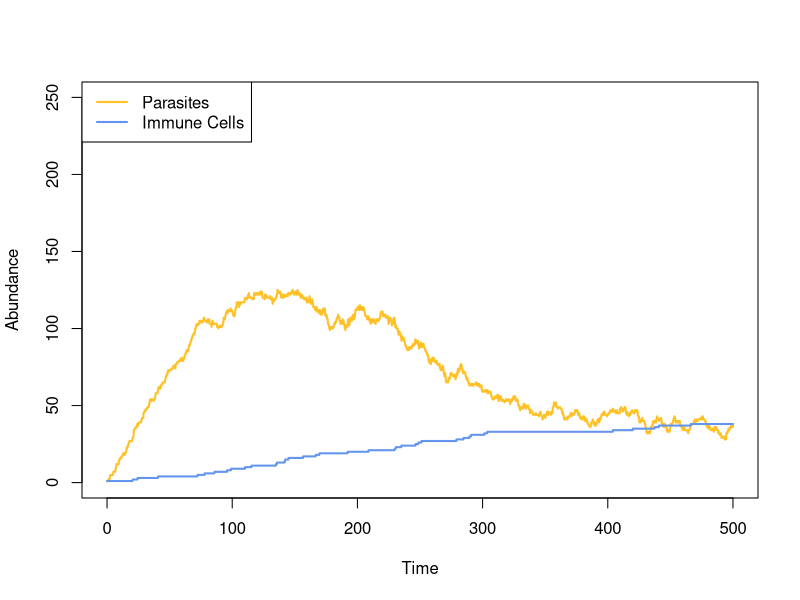

This figure's R source: (Note: a time limit stopped this script after it produced the figure.)
## ---- chunk 1
DiscreteModel <- function(P_Last, I_Last){
  ts = 0.1 # Step size
  
  r = 1.5; k = 0.001; p = 1; o = 1000 # Parameter values
  
  # Stochastic birth and death processes
  P_B = rpois(1, r*ts) 
  P_D = rbinom(1, P_Last, k*I_Last*ts) 
  I_B = rpois(1, p*(P_Last/(P_Last + o))*ts) 
  
  P_Next = P_Last + P_B - P_D # Calculating next abundance
  I_Next = I_Last + I_B
  
  P_Last <- P_Next
  I_Last <- I_Next
  
  return(c(P_Last, I_Last))
}

P_Last <- 1; I_Last <- 1 # Initial abundances
ts = 0.1; TT <- 500/ts  
df <- data.frame("1", "1") 
colnames(df) <- c("P", "I") 
# Loop to run the simulation
for (i in 1:(TT)){
  Output = DiscreteModel(P_Last, I_Last)
  P_Last = Output[1]
  I_Last = Output[2]
  Addition <- c(P_Last, I_Last)
  df <- rbind(df, Addition)
}
# Data wrangling to plot
time <- seq(0, TT/10, ts)
df <- data.frame(cbind(time, df))
# Plotting
plot(df$time, df$P, type = "l", col = "goldenrod1", lwd = 2, ylim=c(0,250), xlab="Time", ylab="Abundance")
lines(df$time, df$I, col = "cornflowerblue", lwd = 2)
legend("topleft", legend=c("Parasites", "Immune Cells"),
       col=c("goldenrod1", "cornflowerblue"), lty = 1, lwd = 2)
## ---- chunk 2
# install.packages("scales") # Installing
library(scales) # Loading
SimNum <- seq(1,100,1)
TT <- 500/ts
DisStoch <- data.frame(time=seq(0, TT/10, ts))
for (i in 1:length(SimNum)){
  df <- data.frame()
  P_Last <- 1; I_Last <- 1
  for (j in 1:TT){
    Output = DiscreteModel(P_Last, I_Last)
    P_Last = Output[1]
    I_Last = Output[2]
    Addition <- c(P_Last, I_Last)
    df <- rbind(df, Addition)
    colnames(df) <- c(paste0("P_", SimNum[i]),
                      paste0("I_", SimNum[i]))
  }
  inits <- data.frame("1", "1")
  colnames(inits) <- c(paste0("P_", SimNum[i]),
                       paste0("I_", SimNum[i]))
  df <- data.frame(rbind(inits, df))
  DisStoch <- data.frame(cbind(DisStoch, df))
}
Ps <- seq(2,(ncol(DisStoch)-1),2)
Is <- seq(3,(ncol(DisStoch)),2)

plot(DisStoch[,1], DisStoch[,2], type="l", col=alpha("goldenrod1", 0.5), xlab="Time", ylab="Abundance", ylim = c(0,250))
lines(DisStoch[,1], DisStoch[,3], type="l", col=alpha("cornflowerblue", 0.2))
for (i in Ps){
  lines(DisStoch[,1], DisStoch[,i], type="l", col=alpha("goldenrod1", 0.5))
}
for (i in Is){
  lines(DisStoch[,1], DisStoch[,i], type="l", col=alpha("cornflowerblue", 0.2))
}
legend("topright", legend=c("Parasites", "Immune Cells"),
       col=c("goldenrod1", "cornflowerblue"), lty = 1, lwd = 4)
